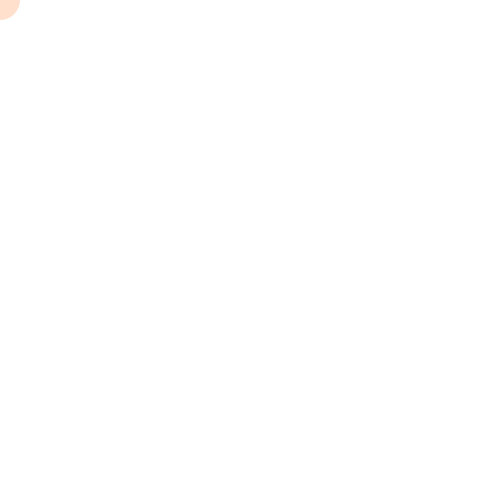
Frame 1 (no input)
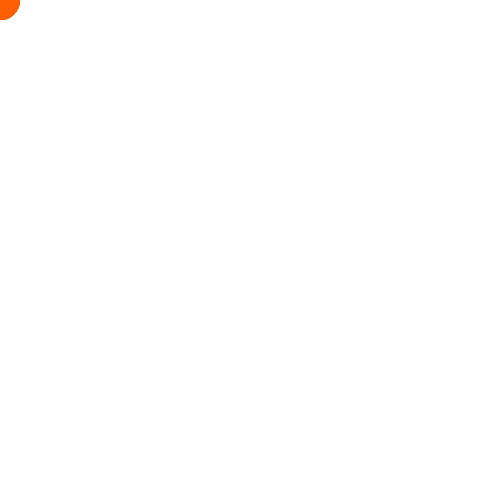
Frame 60 (no input)
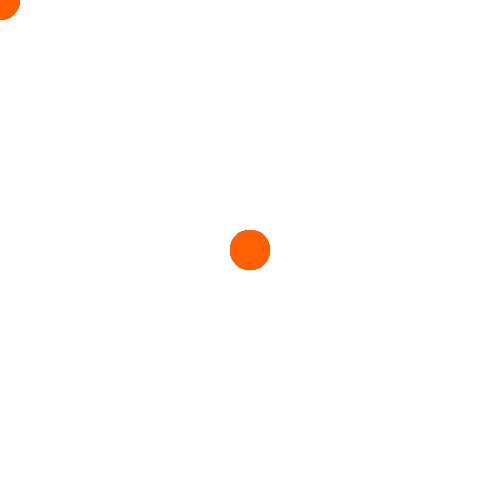
Frame 120 (the mouse pressed at the canvas centre since frame 60)

The p5.js sketch that drew these frames (run headless with seeded random() and noise() and a simulated clock; from frame 60 on, the mouse is pressed at the canvas centre):

// p5.js sketch
// ── sketch.js
function setup() {
  createCanvas(500,500)
  noStroke()
}

function draw() {
  if (mouseX > width/2) {
    fill(0,100,255,50)
  } else {
    fill(255,100,0,50)
  }
  ellipse(mouseX,mouseY,40,40)
}
